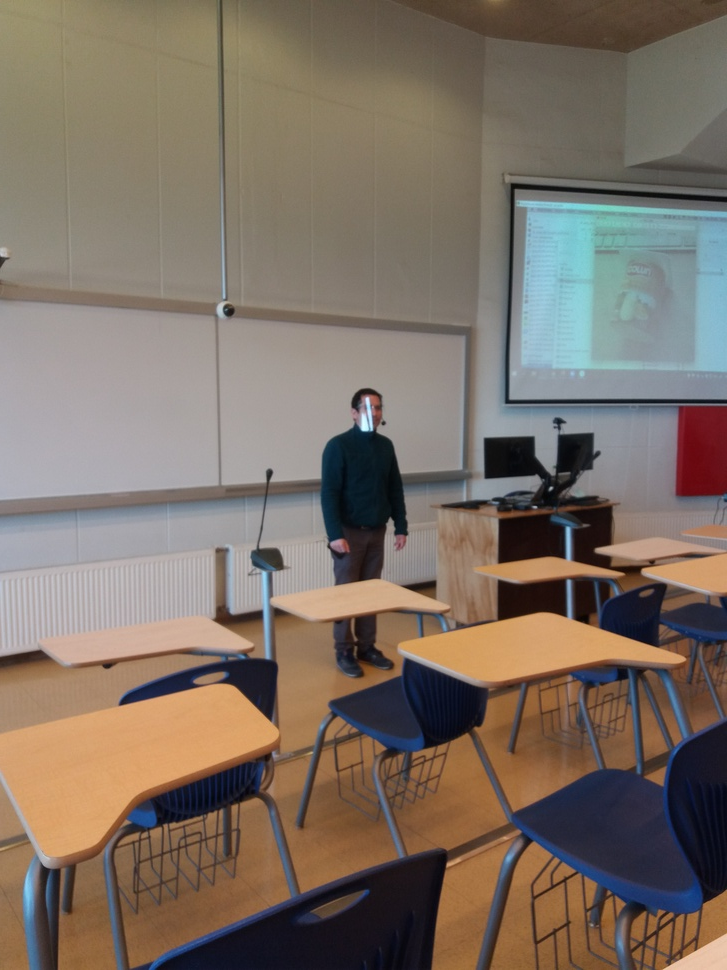
#> input picture data/estereo/foto_A.jpg, 727 x 970 px, shrunk from 3096 x 4128 before the run
$ python clase_03_19_match_estereo.py
#> lines starting #> are read from the running program, lines starting #| are printed output that depends on the picture
#importante: Instalar paquetes adicionales en opencv
# Install opencv contrib for non-free modules `xfeatures2d`
# 'pip install opencv-contrib-python'

# doc knn match:https://www.kite.com/python/docs/cv2.BFMatcher.knnMatch
import cv2
import numpy as np
import matplotlib.pyplot as plt
import imutils

imgA = cv2.imread('data/estereo/foto_A.jpg')
#> imgA is the input picture: shape (970, 727, 3); mean B, G, R 101.3, 112.6, 125.4
imgB = cv2.imread('data/estereo/foto_B.jpg')
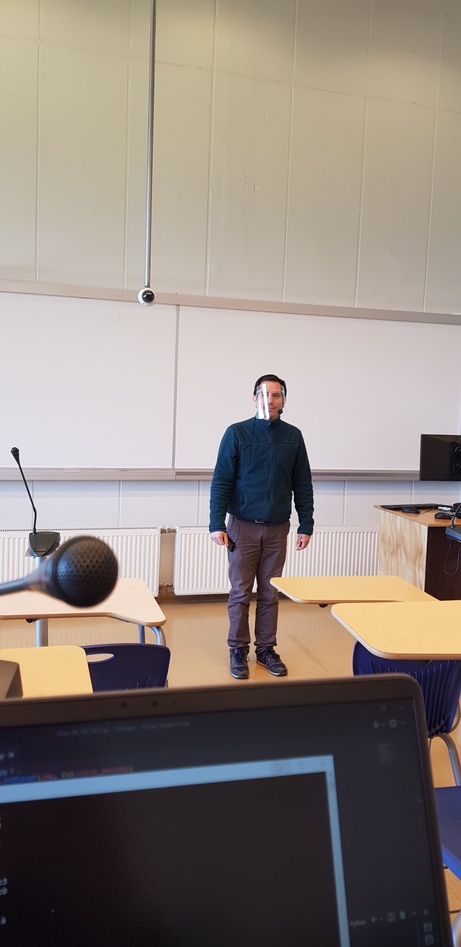
#> input picture data/estereo/foto_B.jpg, 461 x 947 px, shrunk from 1960 x 4032 before the run
#> imgB is the input picture: shape (947, 461, 3); mean B, G, R 126.6, 133.3, 143.2

#generamos dos imágenes
imgA = cv2.cvtColor(imgA, cv2.COLOR_BGR2RGB)
imgB = cv2.cvtColor(imgB, cv2.COLOR_BGR2RGB)

# Empleamos modulo externo para extraer
# descriptores con algoritmo SIFT
sift = cv2.xfeatures2d.SIFT_create(nfeatures=500)

# Extracción de descriptores en dos imagenes
kpA,desA = sift.detectAndCompute(imgA,None)
#> kpA = 500 keypoints; strongest (x, y, size): (366, 425, 8.6), (551, 488, 2.7), (508, 456, 27.8), (367, 400, 5.5)
kpB,desB = sift.detectAndCompute(imgB,None)
#> kpB = 364 keypoints; strongest (x, y, size): (15, 452, 5.7), (263, 480, 73.8), (228, 515, 2.6), (86, 575, 43.8)

#analiza la comparación de dos descriptores
#emplaar NORM_L1 para SIFT o SURF
bf = cv2.BFMatcher(cv2.NORM_L1)
matches = bf.knnMatch(desA, desB, k=2)
#> matches = 500 matches

#determina las relaciones más cercanas
good = [[m] for m, n in matches if m.distance < 0.6 * n.distance]
#> good = 6 matches

img3 = cv2.drawMatchesKnn(imgA, kpA, imgB, kpB, good, None, flags=0)
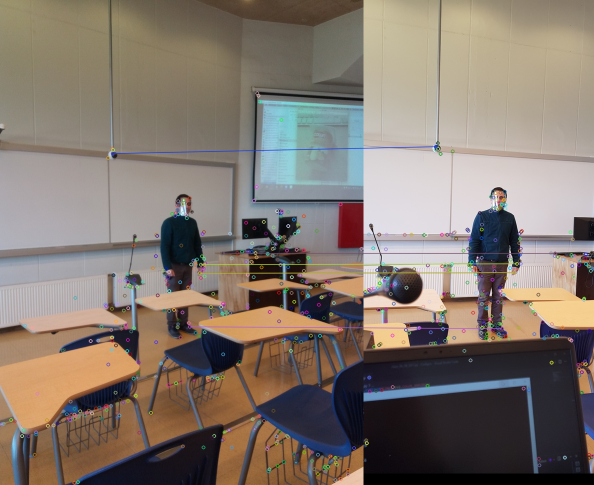
#> img3: shape (970, 1188, 3) (shown at 1/2 size); mean R, G, B 131.1, 119.9, 110.5
plt.imshow(img3)
plt.show()
